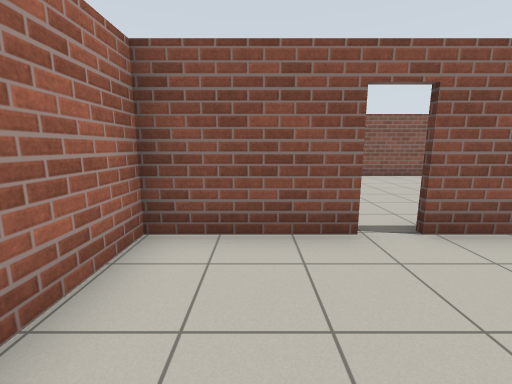
View 1 (above)

19 first-person views from a walk through a world built for the Gazebo simulator. The camera is 1.2 m above the floor, tilts 10° down and sees 90° across. The lines on the ground mark 1 m squares. The floor is counted in squares, 1 m on a side. Each view is taken from the middle of a square. On the plan, view 1 faces up. The plan holds only what a view shows up to about 12 squares ahead; the rest is blank. Robots are left out. Gazebo's built-in surfaces are drawn with simple patterns.

View 2
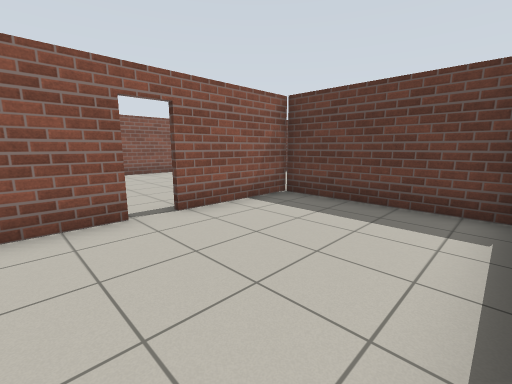

View 3
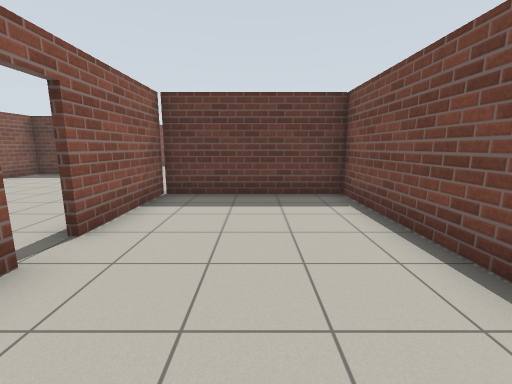

View 4
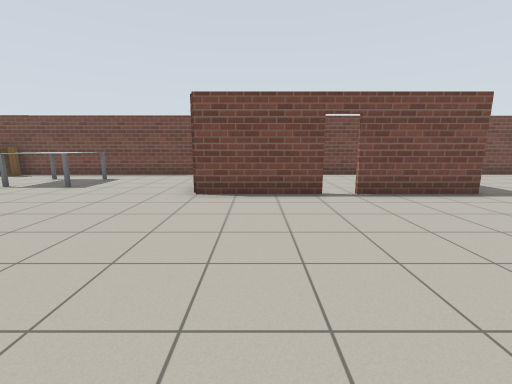

View 5
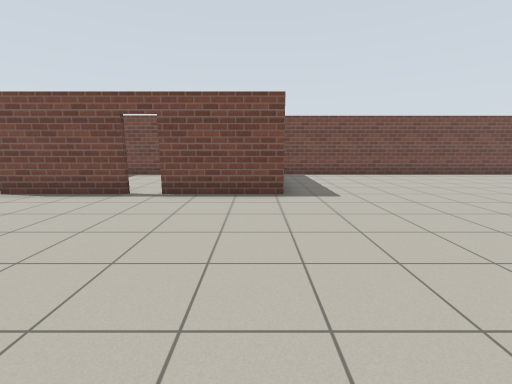

View 6
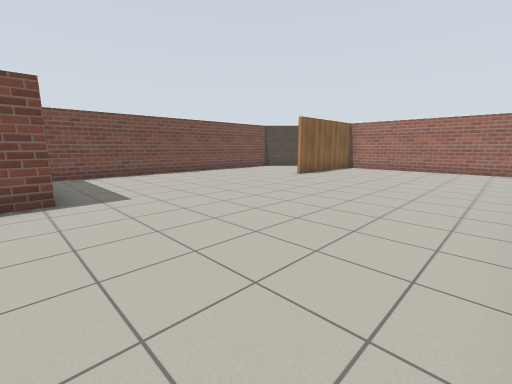

View 7
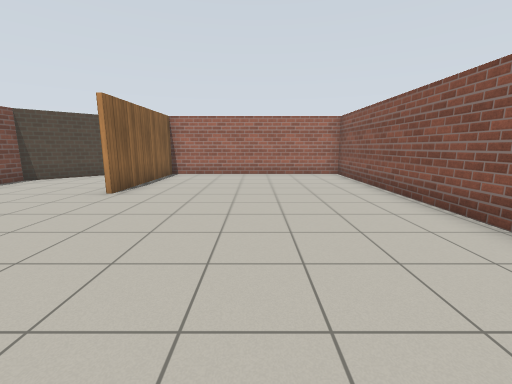

View 8
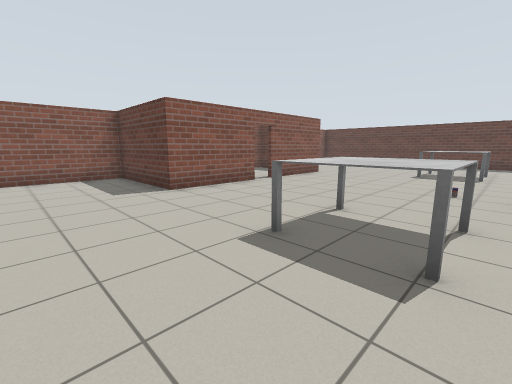

View 9
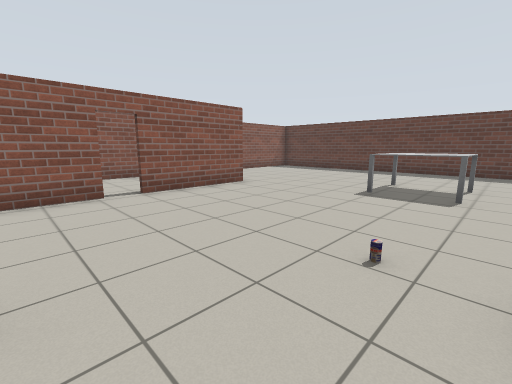

View 10
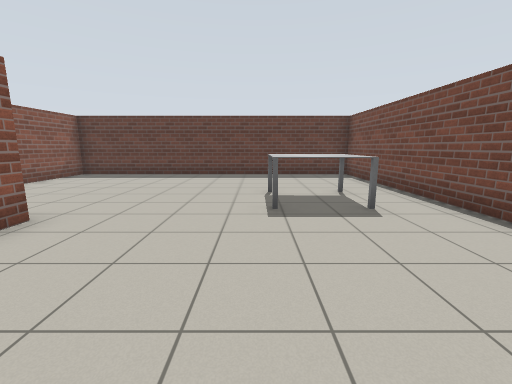

View 11
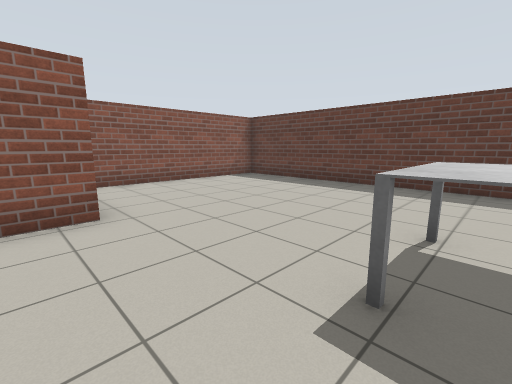

View 12
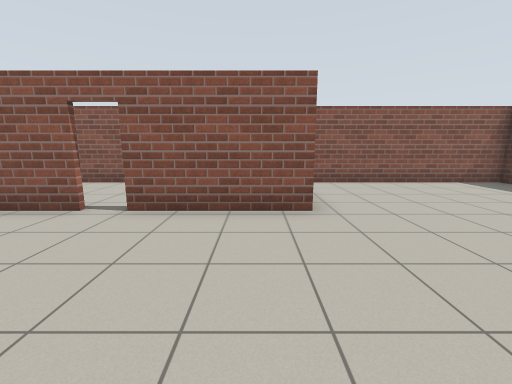

View 13
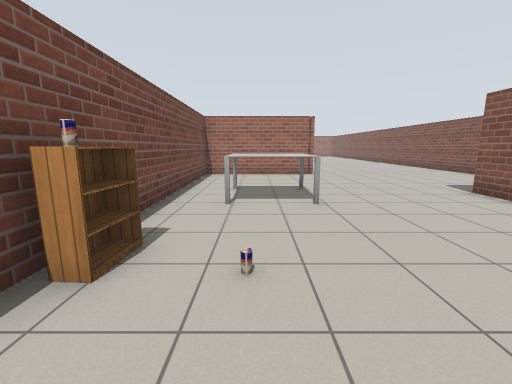

View 14
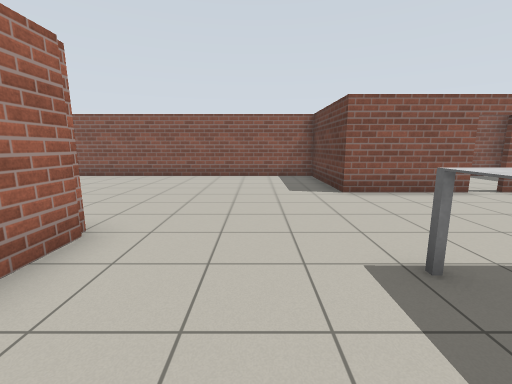

View 15
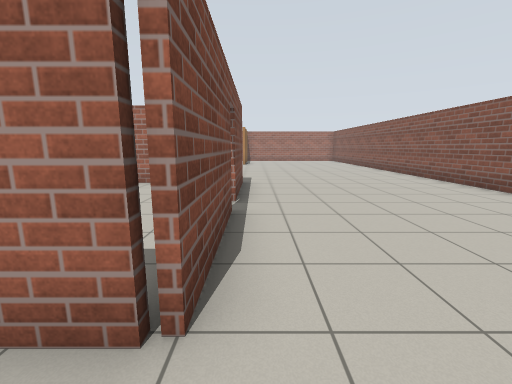

View 16
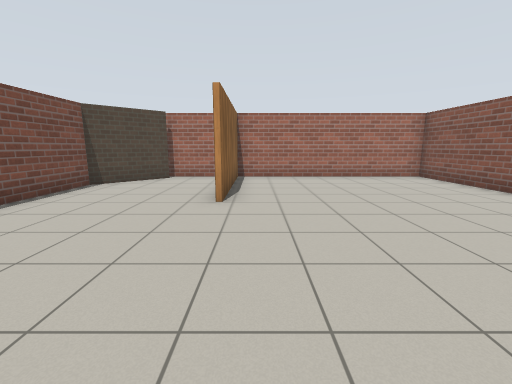

View 17
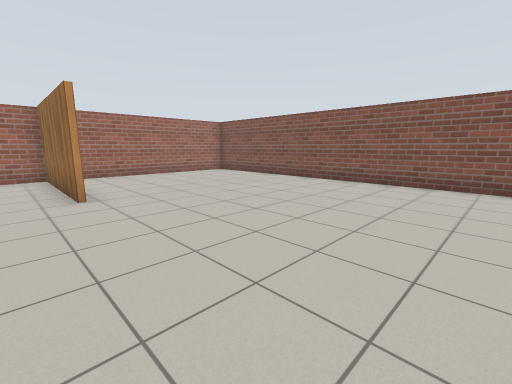

View 18
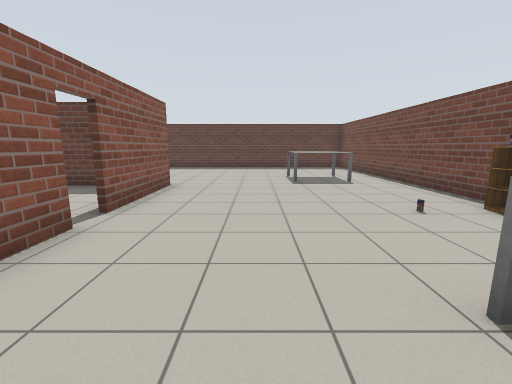

View 19
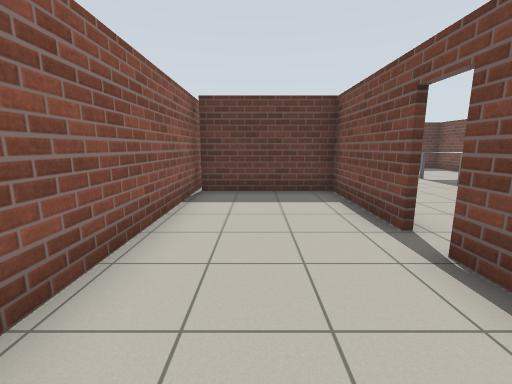

### Floor plan
Points are (right, up) in squares from view 1. A wall is a line through its corners. A room is listed if a view was taken in it or the views show most of it. See-through windows are left out.
Room 1 (views 1, 2, 3)
walls: (1.5, 3.4) (-1.6, 3.4) (-1.6, 0); (-0.5, -1.3) (4.9, -1.2); (5.5, -1.3) (5.5, 3.4) (2.2, 3.4)
ways out: open door at (2, 3.5) to room 2
Room 2 (views 4, 5, 6, 7, 8, 9, 10, 11, 12, 13, 14, 15, 16, 17, 18)
walls: (2.2, 3.5) (5.6, 3.5) (5.6, -1.3); (-1.8, 3.5) (1.5, 3.5); (4.9, -1.2) (13.6, -1.1); (13.8, 6.7) (10.3, 6.7) (10.3, 10.6) (-15.4, 10.6) (-15.4, 3.3) (-10.5, 3.3); (15.4, -1.1) (25.3, -1) (25.3, 10.6) (17.9, 10.6); (18.1, 6.7) (14.5, 6.7); (-10.5, 3.1) (-15.4, 3.1) (-15.4, 0.4); (-15, 0.6) (-12.9, -1.4) (-2.2, -1.3)
ways out: open door at (2, 3.5) to room 1; open door at (14, 7) to room 3
objects: table (10, 1) to (11, 2); bookshelf (14, -1); drink can (15, -1); drink can (15, 1); table (19, 1) to (21, 2)
Room 3 (view 19)
walls: (14.5, 6.9) (17.9, 6.9) (17.9, 10.5); (12.9, 6.9) (13.8, 6.9); (17.9, 10.6) (11, 10.6)
ways out: open door at (14, 7) to room 2

Where each view was taken, in squares from view 1:
view 1: 0 up, 0 right, facing up
view 2: 1 down, 0 right, facing up-right
view 3: 1 up, 1 left, facing right
view 4: 10 up, 4 right, facing down
view 5: 10 up, 1 left, facing down
view 6: 10 up, 1 left, facing down-left
view 7: 7 up, 4 left, facing left
view 8: 0 up, 7 right, facing up-right
view 9: 0 up, 12 right, facing up-right
view 10: 3 up, 14 right, facing right
view 11: 2 up, 17 right, facing up-right
view 12: 2 up, 17 right, facing up
view 13: 1 up, 17 right, facing left
view 14: 0 up, 8 right, facing up
view 15: 4 up, 7 right, facing left
view 16: 4 up, 5 left, facing left
view 17: 2 up, 4 left, facing up-left
view 18: 4 up, 10 right, facing right
view 19: 9 up, 11 right, facing right
